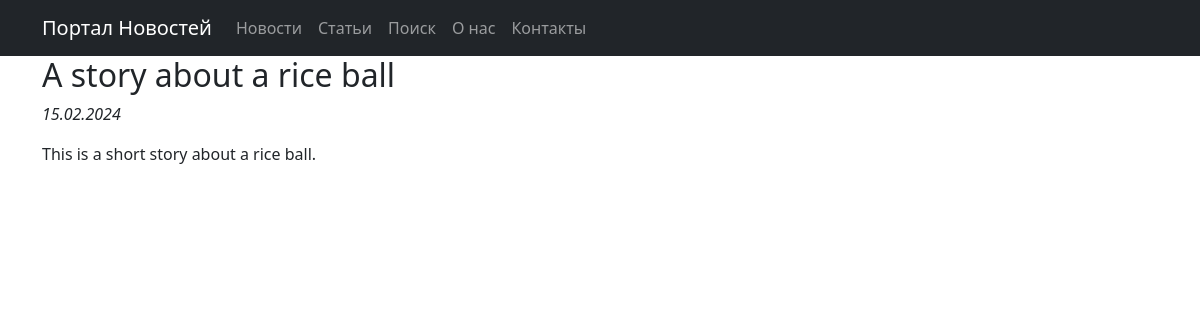
/NW/56/, run on the app's committed database.
### news/models.py (models this page shows, shortened)
class Post(models.Model):
    article = 'AR'
    news = 'NW'
    POST_GENRE = [
        (article, 'Статья'),
        (news, 'Новость')
    ]
    author = models.ForeignKey(Author, on_delete=models.CASCADE)
    post_genre = models.CharField(max_length=2, choices=POST_GENRE)
    post_title = models.CharField(max_length=128)
    post_text = models.TextField()
    post_rating = models.IntegerField(default=0)
    post_time = models.DateTimeField(auto_now_add=True)
    category = models.ManyToManyField(Category, through='PostCategory')

### news/views.py (the view)
# urls.py: path('<str:post_genre>/<int:pk>/', PostDetail.as_view(), name='post_detail'),
class PostDetail(DetailView):
    model = Post
    template_name = 'post.html'
    context_object_name = 'post'
    pk_url_kwarg = 'pk'

### news/templatetags/custom_filters.py (called while the page is built)
@register.filter
def format_time(value, format_string='d.m.Y'):
    return date(value, format_string)

@register.filter()
def censor(value):
    censored_value = value
    for word in censored_words:
        if len(word) > 1:
            replacement = word[0] + '*' * (len(word) - 1)
            censored_value = censored_value.replace(word.lower(), replacement.lower(), 1)
            censored_value = censored_value.replace(word.capitalize(), replacement.capitalize(), 1)
            censored_value = censored_value.replace(word.upper(), replacement.upper(), 1)
    return censored_value

### templates/post.html (shortened to what this page needs)
{% extends 'flatpages/default.html' %}
{% load custom_filters %}
{% load custom_tags %}
{% block content %}
<h2>{{ post.post_title|censor }}</h2>
<p><em>{{ post.post_time|format_time }}</em></p>
<p>{{ post.post_text|censor }}</p>
{% endblock content %}

### data on the page
Post: post_title|censor "A story about a rice ball", post_time "15.02.2024", post_text|censor "This is a short story about a rice ball."
